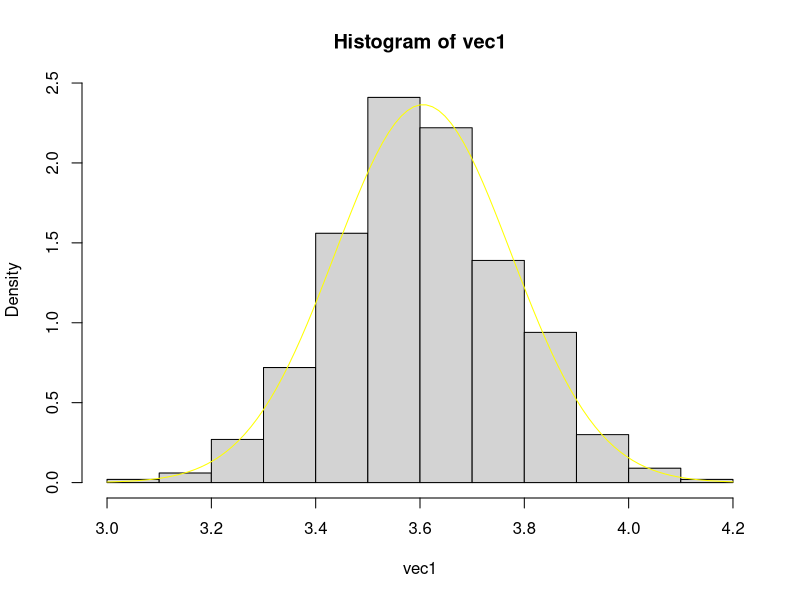
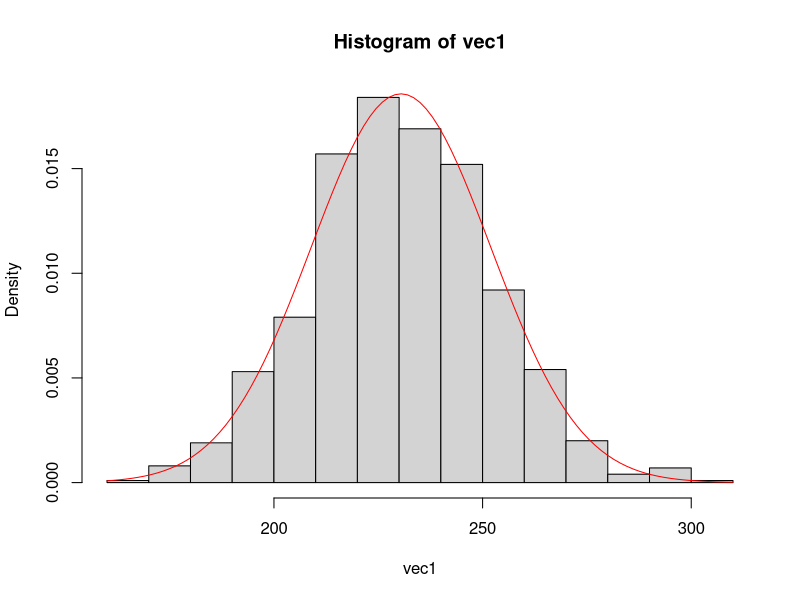
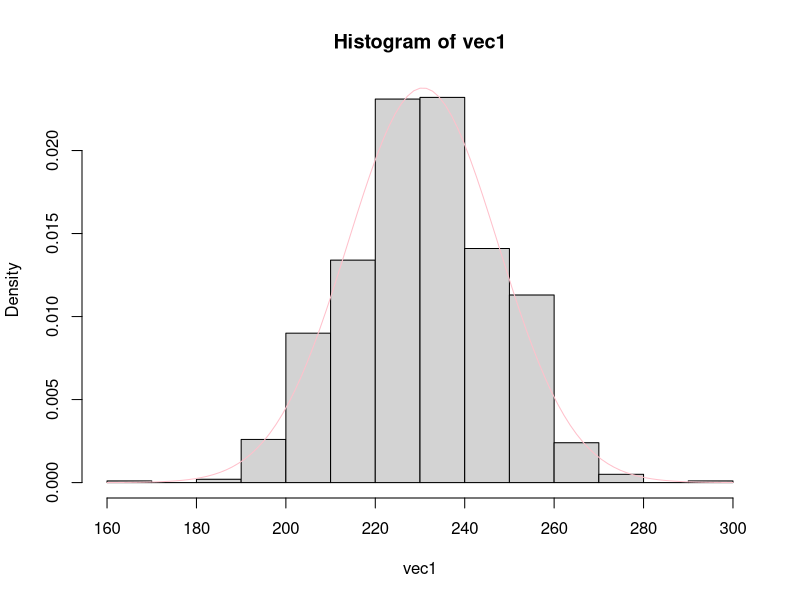
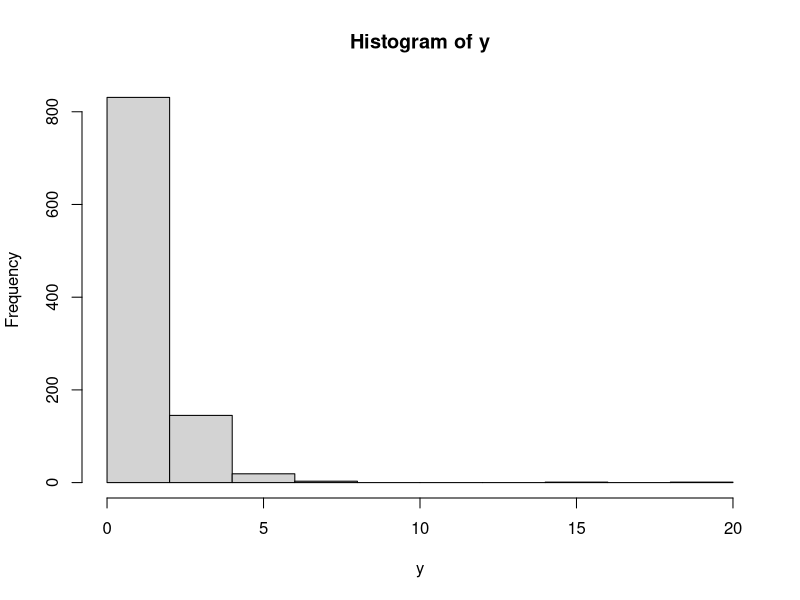
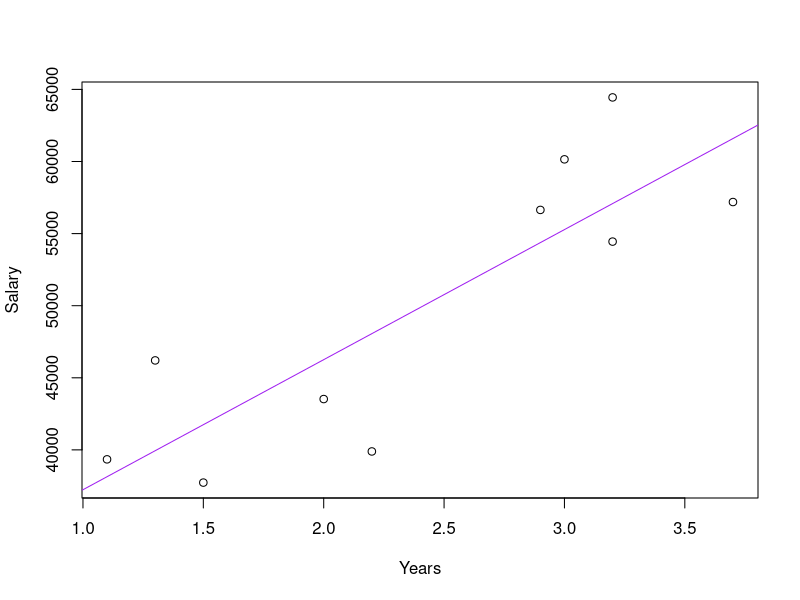
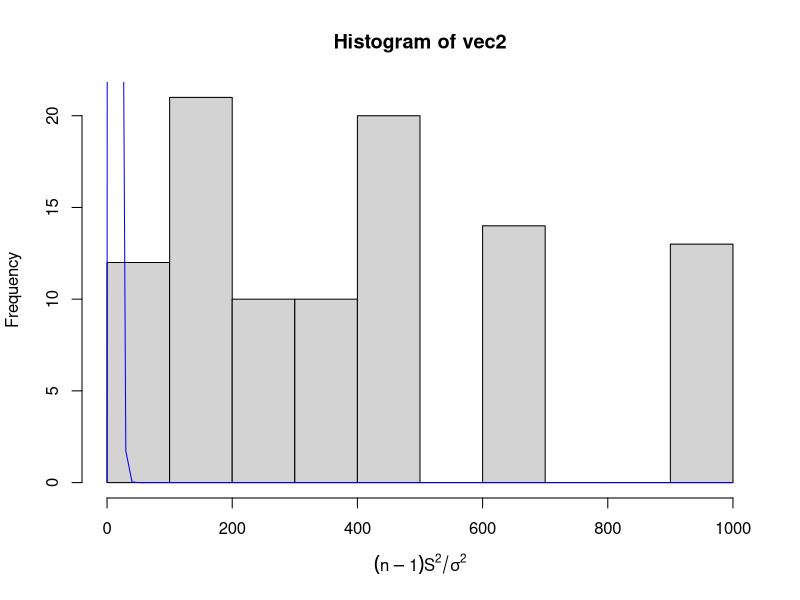

Source code (R) for these figures, in order:
install.packages('pracma')
library(pracma)
#sample paper
#Q1
x<- 0:3
y<- 1:2
func1<- outer(x,y,function(x,y) (x+y))
s<- sum(func1)
print(s)
c=1/s
print(c)

#Q2
alpha=3
beta=1/5
#a)
1-pgamma(2,alpha,beta)
#b)
qgamma(0.90,alpha,beta)

#Q3
data(mtcars)
print(data)
print(mtcars)
head(mtcars,5)
#draw sample size
n<-10
num_samples<- 1000
vec1<- numeric(num_samples)
for (i in 1:num_samples)
{
  samp<- sample(mtcars$drat,n,replace=T)
  vec1[i]=mean(samp)
}
mean(vec1)
sd(vec1)
hist(vec1,prob=T)
curve(dnorm(x,mean(vec1),sd(vec1)),col='yellow',add=T)

n<-30
num_samples<- 1000
vec1<- numeric(num_samples)
for (i in 1:num_samples)
{
  samp<- sample(mtcars$disp,n,replace=T)
  vec1[i]=mean(samp)
}
mean(vec1)
sd(vec1)
hist(vec1,prob=T)
curve(dnorm(x,mean(vec1),sd(vec1)),col='red',add=T)

n<-50
num_samples<- 1000
vec1<- numeric(num_samples)
for (i in 1:num_samples)
{
  samp<- sample(mtcars$disp,n,replace=T)
  vec1[i]=mean(samp)
}
mean(vec1)
sd(vec1)
hist(vec1,prob=T)
curve(dnorm(x,mean(vec1),sd(vec1)),col='pink',add=T)

#Q5
qf(0.95,5,10)
pf(1.5,5,10)
1-pf(1.5,5,10)
qf(c(0.25,0.5,0.75,0.9),5,10)
y<- rf(1000,5,10)
hist(y)

#Q7
Years<-c(1.1, 1.3, 1.5, 2.0, 2.2, 2.9, 3.0, 3.2, 3.2, 3.7)
Salary<- c(39343, 46205, 37731, 43525, 39891, 56642, 60150, 54445, 64445, 57189)
plot(Years,Salary)
model1<- lm(Salary~Years)
abline(model1,col='purple')
predict(model1,data.frame(Years=2.5))

#Q9
print(CO2)
data("CO2") #load dataset data('name of dataset')
print(data)
co2_values <- as.numeric(co2)
mean(co2_values)
var(co2_values)

num_samples<- 100
n<-10
vec2<- numeric(num_samples)
for( i in 1:num_samples)
{
  sample2<-sample(CO2$conc,n,replace=T)
  vec2[i]<- sample2
}
sd(vec2)
hist(vec2,xlab = expression((n-1)*S^2/sigma^2))
curve(dchisq(x,n-1)* length(vec2) * diff(hist(vec2, plot=FALSE)$breaks[1:2]),col='blue',add=T)
#chi squared distribution n-1*s^2/sigma^2.

#Q10
mg1 <- c(284, 279, 289, 292, 287, 295, 285, 279, 306, 298)
mg2 <- c(298, 307, 297, 297, 291, 335, 299, 300, 306, 291)

# Paired t-test, alternative hypothesis: mg1 < mg2
t1 <- t.test(mg1, mg2, alternative = 'less', paired = TRUE)
print(t1)

# Extract p-value
p3 <- t1$p.value
print(p3)
# Decision based on significance level alpha = 0.05
if (p3 < 0.05) {
  print('Reject null hypothesis.')
} else {
  print('Failed to reject null hypothesis.')
}

#Q8
x<- 0:3
y<- 0:2
fun2<- outer(x,y, function(x,y) (4*x+7*y)/15)
sum(fun2)
dimnames(fun2)=list(x=x,y=y)
print(fun2)
g_x<- sum(fun2['3',])
print(g_x)


#Q6
x1 <- 1:3
y1 <- 1:3

# f(x,y) and g(x,y) using outer
f_xy <- outer(x1, y1, function(x, y) (2 * x) / y)
g_xy <- outer(x1, y1, function(x, y) (x * y) / 2)

# Print f and g matrices
print(f_xy)
print(g_xy)

# Initialize h(x,y)
h_xy <- matrix(0, nrow = 3, ncol = 3)

# Calculate h(x,y) = f(x,y) * g(x,y)
for (i in 1:3) {
  for (j in 1:3) {
    h_xy[i, j] <- f_xy[i, j] * g_xy[i, j]
  }
}

# Print h(x,y)
print(h_xy)

# Check if h is a joint PDF
h1 <- sum(h_xy)
print(h1)

#read.csv(file.choose())

#Q4
func2 <- function(x, y) {
  (x + y)
}

I <- integral2(func2, 0, 1, 0, 1)
print(I$Q)

func3 <- function(x, y) {
  (x / (y^3) + (x^2) * y) * (x + y)
}

int2 <- integral2(func3, 0, 1, 1e-6, 1)  # Use 0 as the lower limit for y here.
print(int2$Q)
val2 <- int2$value
first_m <- val2

func5 <- function(x, y) {
  (x / (y^3) + (x^2) * y)^2 * (x + y)
}

second_m <- integral2(func5, 0, 1, 1e-6, 1)  # Use 0 as the lower limit for y here.
print(second_m$Q)
val3 <- second_m$value

variance_xy <- val3 - (first_m)^2
print(variance_xy)


